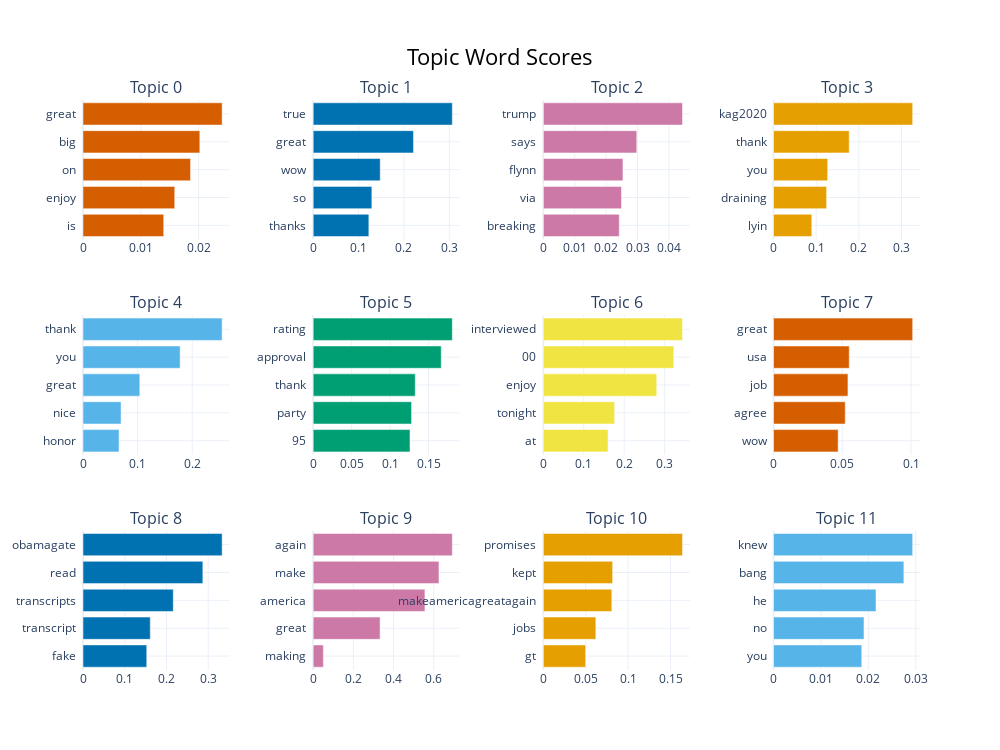

This figure's notebook cell:
### Markdown cell above
## Move to analytics

### Code cell
capitalist.visualize_barchart( top_n_topics= 12 ).write_image("capitalist-barchart.pdf")
capitalist.visualize_barchart( top_n_topics= 12 )

### Figure 1 — Plotly figure (JSON) as saved in the notebook; plotly's stock layout.template omitted (floating-point values rounded to 4 significant figures)
{"data": [{"marker": {"color": "#D55E00"}, "orientation": "h", "type": "bar", "x": [0.01396, 0.01587, 0.0186, 0.02021, 0.02407], "xaxis": "x", "y": ["is  ", "enjoy  ", "on  ", "big  ", "great  "], "yaxis": "y"}, {"marker": {"color": "#0072B2"}, "orientation": "h", "type": "bar", "x": [0.1227, 0.1294, 0.1478, 0.2211, 0.3068], "xaxis": "x2", "y": ["thanks  ", "so  ", "wow  ", "great  ", "true  "], "yaxis": "y2"}, {"marker": {"color": "#CC79A7"}, "orientation": "h", "type": "bar", "x": [0.02418, 0.02489, 0.02536, 0.02976, 0.04433], "xaxis": "x3", "y": ["breaking  ", "via  ", "flynn  ", "says  ", "trump  "], "yaxis": "y3"}, {"marker": {"color": "#E69F00"}, "orientation": "h", "type": "bar", "x": [0.08978, 0.1244, 0.127, 0.1774, 0.3262], "xaxis": "x4", "y": ["lyin  ", "draining  ", "you  ", "thank  ", "kag2020  "], "yaxis": "y4"}, {"marker": {"color": "#56B4E9"}, "orientation": "h", "type": "bar", "x": [0.06598, 0.0697, 0.104, 0.1779, 0.2548], "xaxis": "x5", "y": ["honor  ", "nice  ", "great  ", "you  ", "thank  "], "yaxis": "y5"}, {"marker": {"color": "#009E73"}, "orientation": "h", "type": "bar", "x": [0.1258, 0.1279, 0.1327, 0.1664, 0.1808], "xaxis": "x6", "y": ["95  ", "party  ", "thank  ", "approval  ", "rating  "], "yaxis": "y6"}, {"marker": {"color": "#F0E442"}, "orientation": "h", "type": "bar", "x": [0.1599, 0.1763, 0.2805, 0.3227, 0.3442], "xaxis": "x7", "y": ["at  ", "tonight  ", "enjoy  ", "00  ", "interviewed  "], "yaxis": "y7"}, {"marker": {"color": "#D55E00"}, "orientation": "h", "type": "bar", "x": [0.04698, 0.05215, 0.05411, 0.05505, 0.1012], "xaxis": "x8", "y": ["wow  ", "agree  ", "job  ", "usa  ", "great  "], "yaxis": "y8"}, {"marker": {"color": "#0072B2"}, "orientation": "h", "type": "bar", "x": [0.1527, 0.1612, 0.2163, 0.2871, 0.3334], "xaxis": "x9", "y": ["fake  ", "transcript  ", "transcripts  ", "read  ", "obamagate  "], "yaxis": "y9"}, {"marker": {"color": "#CC79A7"}, "orientation": "h", "type": "bar", "x": [0.05082, 0.333, 0.5562, 0.626, 0.6926], "xaxis": "x10", "y": ["making  ", "great  ", "america  ", "make  ", "again  "], "yaxis": "y10"}, {"marker": {"color": "#E69F00"}, "orientation": "h", "type": "bar", "x": [0.04991, 0.06195, 0.0808, 0.08173, 0.1641], "xaxis": "x11", "y": ["gt  ", "jobs  ", "makeamericagreatagain  ", "kept  ", "promises  "], "yaxis": "y11"}, {"marker": {"color": "#56B4E9"}, "orientation": "h", "type": "bar", "x": [0.01861, 0.01908, 0.02161, 0.0275, 0.02935], "xaxis": "x12", "y": ["you  ", "no  ", "he  ", "bang  ", "knew  "], "yaxis": "y12"}], "layout": {"annotations": [{"font": {"size": 16}, "showarrow": false, "text": "Topic 0", "x": 0.0875, "xanchor": "center", "xref": "paper", "y": 1, "yanchor": "bottom", "yref": "paper"}, {"font": {"size": 16}, "showarrow": false, "text": "Topic 1", "x": 0.3625, "xanchor": "center", "xref": "paper", "y": 1, "yanchor": "bottom", "yref": "paper"}, {"font": {"size": 16}, "showarrow": false, "text": "Topic 2", "x": 0.6375, "xanchor": "center", "xref": "paper", "y": 1, "yanchor": "bottom", "yref": "paper"}, {"font": {"size": 16}, "showarrow": false, "text": "Topic 3", "x": 0.9125, "xanchor": "center", "xref": "paper", "y": 1, "yanchor": "bottom", "yref": "paper"}, {"font": {"size": 16}, "showarrow": false, "text": "Topic 4", "x": 0.0875, "xanchor": "center", "xref": "paper", "y": 0.6222, "yanchor": "bottom", "yref": "paper"}, {"font": {"size": 16}, "showarrow": false, "text": "Topic 5", "x": 0.3625, "xanchor": "center", "xref": "paper", "y": 0.6222, "yanchor": "bottom", "yref": "paper"}, {"font": {"size": 16}, "showarrow": false, "text": "Topic 6", "x": 0.6375, "xanchor": "center", "xref": "paper", "y": 0.6222, "yanchor": "bottom", "yref": "paper"}, {"font": {"size": 16}, "showarrow": false, "text": "Topic 7", "x": 0.9125, "xanchor": "center", "xref": "paper", "y": 0.6222, "yanchor": "bottom", "yref": "paper"}, {"font": {"size": 16}, "showarrow": false, "text": "Topic 8", "x": 0.0875, "xanchor": "center", "xref": "paper", "y": 0.2444, "yanchor": "bottom", "yref": "paper"}, {"font": {"size": 16}, "showarrow": false, "text": "Topic 9", "x": 0.3625, "xanchor": "center", "xref": "paper", "y": 0.2444, "yanchor": "bottom", "yref": "paper"}, {"font": {"size": 16}, "showarrow": false, "text": "Topic 10", "x": 0.6375, "xanchor": "center", "xref": "paper", "y": 0.2444, "yanchor": "bottom", "yref": "paper"}, {"font": {"size": 16}, "showarrow": false, "text": "Topic 11", "x": 0.9125, "xanchor": "center", "xref": "paper", "y": 0.2444, "yanchor": "bottom", "yref": "paper"}], "height": 750, "hoverlabel": {"bgcolor": "white", "font": {"family": "Rockwell", "size": 16}}, "showlegend": false, "title": {"font": {"color": "Black", "size": 22}, "text": "Topic Word Scores", "x": 0.5, "xanchor": "center", "yanchor": "top"}, "width": 1000, "xaxis": {"anchor": "y", "domain": [0, 0.175], "showgrid": true}, "xaxis10": {"anchor": "y10", "domain": [0.275, 0.45], "showgrid": true}, "xaxis11": {"anchor": "y11", "domain": [0.55, 0.725], "showgrid": true}, "xaxis12": {"anchor": "y12", "domain": [0.825, 1], "showgrid": true}, "xaxis2": {"anchor": "y2", "domain": [0.275, 0.45], "showgrid": true}, "xaxis3": {"anchor": "y3", "domain": [0.55, 0.725], "showgrid": true}, "xaxis4": {"anchor": "y4", "domain": [0.825, 1], "showgrid": true}, "xaxis5": {"anchor": "y5", "domain": [0, 0.175], "showgrid": true}, "xaxis6": {"anchor": "y6", "domain": [0.275, 0.45], "showgrid": true}, "xaxis7": {"anchor": "y7", "domain": [0.55, 0.725], "showgrid": true}, "xaxis8": {"anchor": "y8", "domain": [0.825, 1], "showgrid": true}, "xaxis9": {"anchor": "y9", "domain": [0, 0.175], "showgrid": true}, "yaxis": {"anchor": "x", "domain": [0.7556, 1], "showgrid": true}, "yaxis10": {"anchor": "x10", "domain": [0, 0.2444], "showgrid": true}, "yaxis11": {"anchor": "x11", "domain": [0, 0.2444], "showgrid": true}, "yaxis12": {"anchor": "x12", "domain": [0, 0.2444], "showgrid": true}, "yaxis2": {"anchor": "x2", "domain": [0.7556, 1], "showgrid": true}, "yaxis3": {"anchor": "x3", "domain": [0.7556, 1], "showgrid": true}, "yaxis4": {"anchor": "x4", "domain": [0.7556, 1], "showgrid": true}, "yaxis5": {"anchor": "x5", "domain": [0.3778, 0.6222], "showgrid": true}, "yaxis6": {"anchor": "x6", "domain": [0.3778, 0.6222], "showgrid": true}, "yaxis7": {"anchor": "x7", "domain": [0.3778, 0.6222], "showgrid": true}, "yaxis8": {"anchor": "x8", "domain": [0.3778, 0.6222], "showgrid": true}, "yaxis9": {"anchor": "x9", "domain": [0, 0.2444], "showgrid": true}}}
